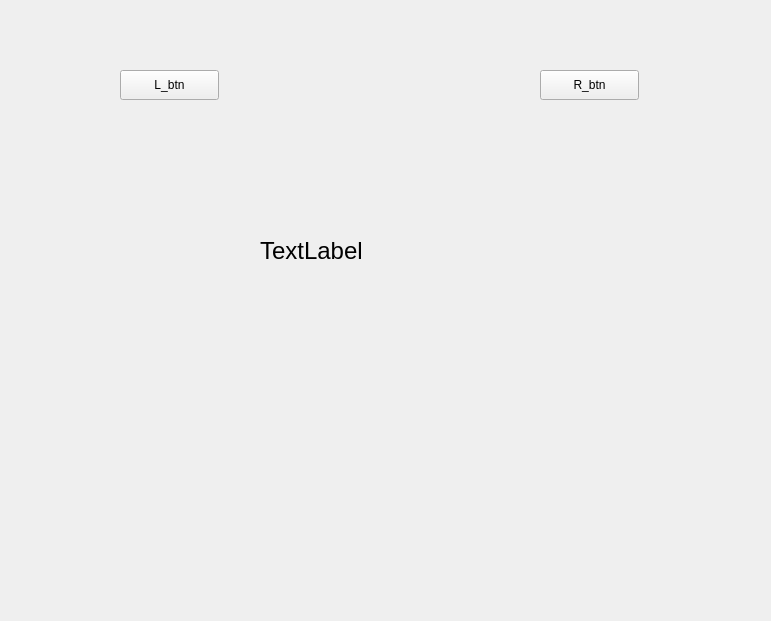
<?xml version="1.0" encoding="UTF-8"?>
<ui version="4.0">
 <class>Form</class>
 <widget class="QWidget" name="Form">
  <property name="geometry">
   <rect>
    <x>0</x>
    <y>0</y>
    <width>771</width>
    <height>621</height>
   </rect>
  </property>
  <property name="windowTitle">
   <string>Form</string>
  </property>
  <widget class="QPushButton" name="Btn1">
   <property name="geometry">
    <rect>
     <x>120</x>
     <y>70</y>
     <width>99</width>
     <height>30</height>
    </rect>
   </property>
   <property name="text">
    <string>L_btn</string>
   </property>
  </widget>
  <widget class="QPushButton" name="Btn2">
   <property name="geometry">
    <rect>
     <x>540</x>
     <y>70</y>
     <width>99</width>
     <height>30</height>
    </rect>
   </property>
   <property name="text">
    <string>R_btn</string>
   </property>
  </widget>
  <widget class="QLabel" name="label">
   <property name="geometry">
    <rect>
     <x>260</x>
     <y>230</y>
     <width>291</width>
     <height>41</height>
    </rect>
   </property>
   <property name="font">
    <font>
     <pointsize>18</pointsize>
    </font>
   </property>
   <property name="text">
    <string>TextLabel</string>
   </property>
  </widget>
 </widget>
 <resources/>
 <connections>
  <connection>
   <sender>Btn1</sender>
   <signal>clicked()</signal>
   <receiver>Form</receiver>
   <slot>slot1()</slot>
   <hints>
    <hint type="sourcelabel">
     <x>164</x>
     <y>81</y>
    </hint>
    <hint type="destinationlabel">
     <x>165</x>
     <y>188</y>
    </hint>
   </hints>
  </connection>
  <connection>
   <sender>Btn2</sender>
   <signal>clicked()</signal>
   <receiver>Form</receiver>
   <slot>slot2()</slot>
   <hints>
    <hint type="sourcelabel">
     <x>583</x>
     <y>90</y>
    </hint>
    <hint type="destinationlabel">
     <x>584</x>
     <y>188</y>
    </hint>
   </hints>
  </connection>
 </connections>
 <slots>
  <slot>slot1()</slot>
  <slot>slot2()</slot>
 </slots>
</ui>
